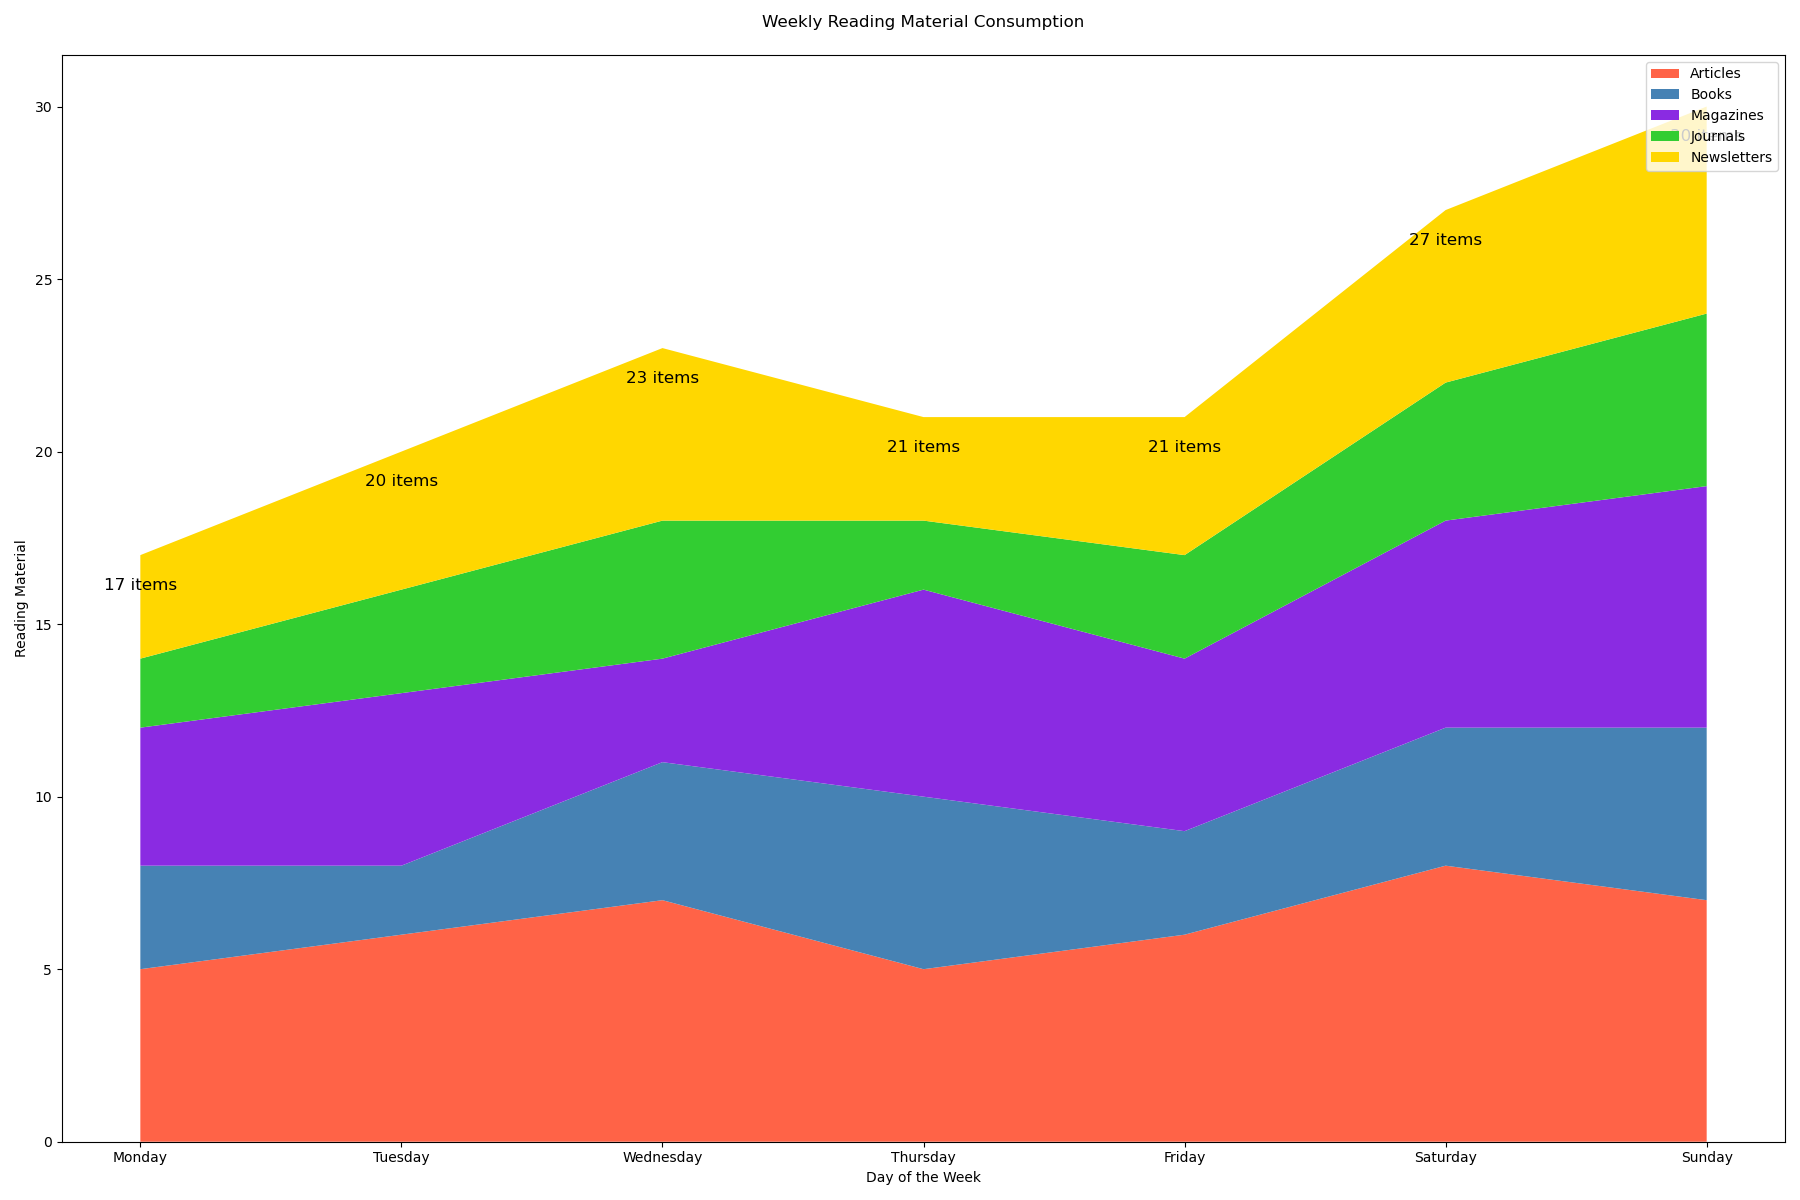

Source code (Python):

import matplotlib.pyplot as plt
import pandas as pd

data = {
    'Day': ['Monday', 'Tuesday', 'Wednesday', 'Thursday', 'Friday', 'Saturday', 'Sunday'],
    'Articles': [5, 6, 7, 5, 6, 8, 7],
    'Books': [3, 2, 4, 5, 3, 4, 5],
    'Magazines': [4, 5, 3, 6, 5, 6, 7],
    'Journals': [2, 3, 4, 2, 3, 4, 5],
    'Newsletters': [3, 4, 5, 3, 4, 5, 6]
}
df = pd.DataFrame(data)
df.set_index('Day', inplace=True)

plt.figure(figsize=(18, 12))
plt.stackplot(df.index, df['Articles'], df['Books'], df['Magazines'], df['Journals'], df['Newsletters'], 
              colors=['#FF6347', '#4682B4', '#8A2BE2', '#32CD32', '#FFD700'])

plt.xlabel('Day of the Week')
plt.ylabel('Reading Material')
plt.title('Weekly Reading Material Consumption', pad=20)

for i, day in enumerate(df.index):
    plt.text(i, df.loc[day].sum() - 1, f"{df.loc[day].sum()} items", ha='center', fontsize=12, color='black')

plt.legend(['Articles', 'Books', 'Magazines', 'Journals', 'Newsletters'], loc='upper right')
plt.tight_layout()

plt.show()
